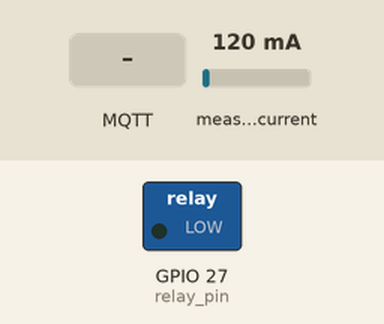
This sketch was run on a simulated ESP32. On the bench: switched loads named in the sketch (green lamp = pin HIGH). The inputs (shaded band) are chosen by the test bench; at power-on: measured current 120 mA. WiFi joins after 1.5 s; servers stay silent unless stated; no MQTT or app messages arrive unless stated; what the sketch prints to the serial monitor is not drawn.

Above: at 2.7 s.
2.8 s: MQTT message "1" arrives on the first subscribed topic
At 7.8 s:
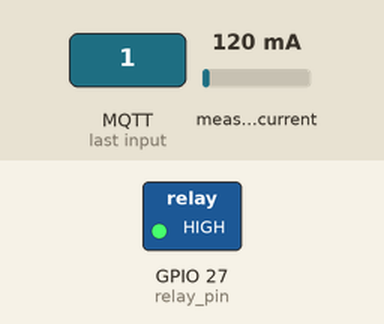
8.2 s: MQTT message "0" arrives on the first subscribed topic
At 12.2 s:
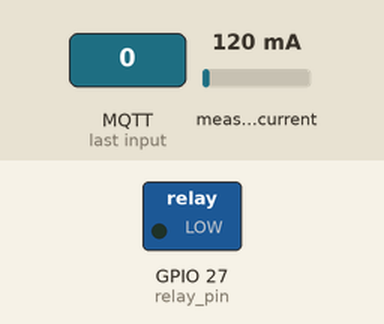
Timing chart, 0 to 13.7 s (numbered marks = the images above; inputs shaded):
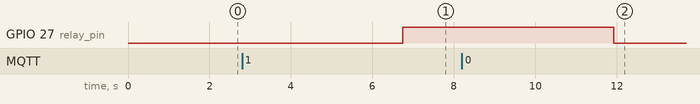

The sketch:

projiect_Decmber.ino
```cpp
#include <WiFi.h>
#include <PubSubClient.h>
#include "EmonLib.h"

// WiFi连接信息
const char* ssid = "Xiaomi_76E5";
const char* password = "12345678";

// MQTT设置
const char* mqtt_server = "broker.emqx.io";
const int mqtt_port = 1883;
const char* mqttuser = "helloword";
const char* mqttpassword = "331800";
const char* mqttpubtopic = "/home/power/current";
const char* mqttsubtopic = "/home/back";
const char* mqttID = "wang";
// 电流传感器设置
#define current_pin 34
#define current_cal 111.1

// 继电器引脚定义
#define relay_pin 27

// 尝试连接到MQTT服务器的最大次数
const int maxReconnectAttempts = 10;
int reconnectAttempts = 0;

EnergyMonitor emon1;
WiFiClient espClient;
PubSubClient client(espClient);

// 控制继电器状态的变量
bool relayState = false;

void setup() {
  Serial.begin(115200); // 初始化串口通信
  emon1.current(current_pin, current_cal); // 设置电流传感器
  pinMode(relay_pin, OUTPUT); // 设置继电器引脚为输出
  digitalWrite(relay_pin, LOW); // 初始化继电器为关闭状态
  setupWiFi(); // 连接WiFi
  client.setServer(mqtt_server, mqtt_port); // 设置MQTT服务器和端口
  client.setCallback(callback); // 设置MQTT回调函数
  while(!client.connected()){
    Serial.println("connecting to mqtt brocker");
    if (client.connect(mqttID,mqttuser,mqttpassword)){
      client.subscribe(mqttsubtopic);
      client.subscribe(mqttpubtopic);
      Serial.println("MQTT OK");
    } else {
      delay(5000);
      Serial.println("MQTT连接失败，重试...");

    }
  }
}

void loop() {
  if (!client.connected()) {
    if (reconnectAttempts < maxReconnectAttempts) {
      reconnect();
      reconnectAttempts++;
    } else {
      Serial.println("MQTT连接失败次数过多，停止重试。");
      // 可以在这里添加其他错误处理代码，比如重启ESP32
      // 延时一段时间后再次尝试，或者进入错误处理循环
      delay(60000); // 例如，每分钟尝试一次重连
    }
  } else {
    reconnectAttempts = 0; // 重置重试计数器，因为我们已经成功连接了
  }

  client.loop(); // 处理传入的MQTT消息

  // 每5秒测量并发布电流
  double Irms = emon1.calcIrms(1480); // 计算RMS电流
  char msg[50];
  snprintf(msg, 50, "%.2f", Irms); // 格式化消息
  client.publish(mqttpubtopic, msg); // 发布消息
  delay(5000); // 等待5秒


}

void setupWiFi() {
  delay(10); // 在开始WiFi连接前稍作延迟
  Serial.println("正在连接WiFi...");
  WiFi.begin(ssid, password); // 开始WiFi连接
  while (WiFi.status() != WL_CONNECTED) { // 等待WiFi连接
    delay(500);
    Serial.print(".");
  }
  Serial.println("\nWiFi已连接"); // 连接成功后打印确认信息
}

void reconnect() {
  while(!client.connected()){
    Serial.println("connecting to mqtt brocker");
    if (client.connect(mqttID,mqttuser,mqttpassword)){
      client.subscribe(mqttsubtopic);
      client.subscribe(mqttpubtopic);
      Serial.println("MQTT OK");
    } else {
      delay(5000);
      Serial.println("MQTT连接失败，重试...");

    }
  }
}

// MQTT回调函数
void callback(char* topic, byte* payload, unsigned int length) {
  Serial.print("消息到达 [");
  Serial.print(topic);
  Serial.println("] ");

  char msg[length + 1];
  memcpy(msg, payload, length);
  msg[length] = '\0';

  Serial.println(msg);

  if (strcmp(topic, mqttsubtopic) == 0) {
    int receivedValue = atoi(msg);
    Serial.print("接收到的值: ");
    Serial.println(receivedValue);

    if (receivedValue == 1) {
      digitalWrite(relay_pin, HIGH);
      relayState = true;
      Serial.println("继电器已打开");
    } else if (receivedValue == 0) {
      digitalWrite(relay_pin, LOW);
      relayState = false;
      Serial.println("继电器已关闭");
    }
  }
}
```

Measured:
- after the input at 2.8 s, GPIO 27 (relay_pin): LOW → HIGH after 3.9 s
- after the input at 8.2 s, GPIO 27 (relay_pin): HIGH → LOW after 3.7 s
